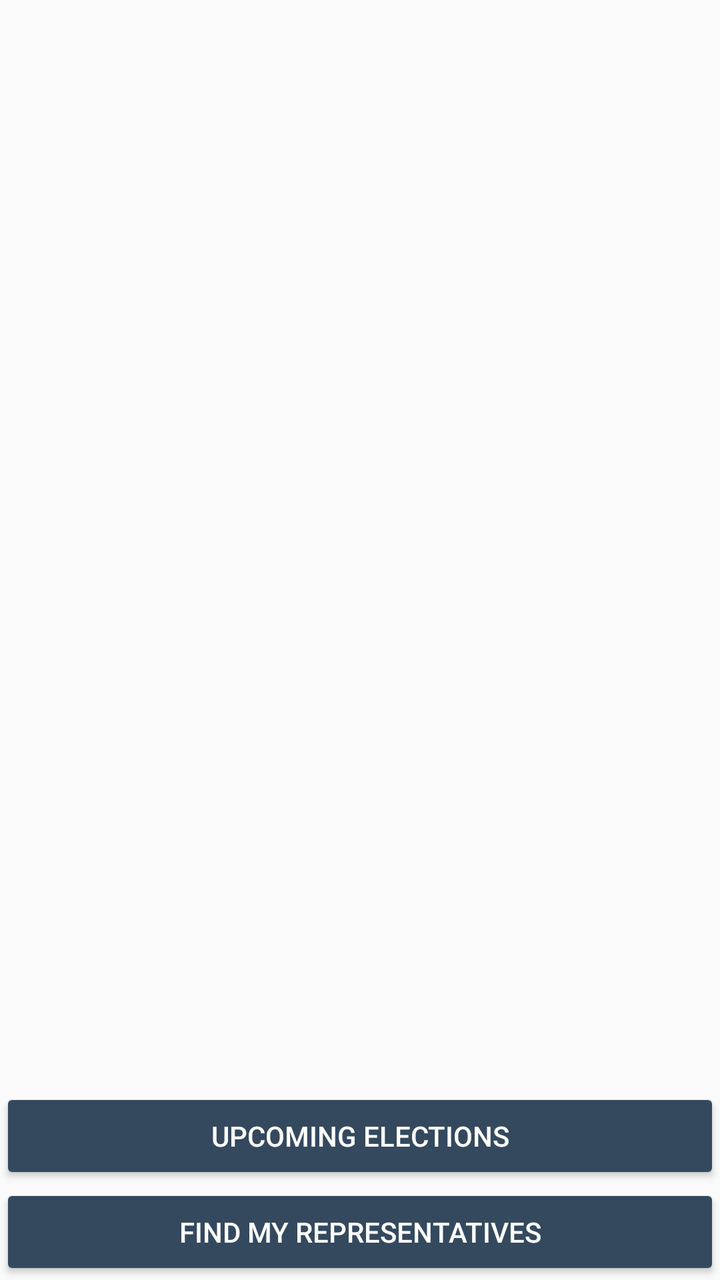
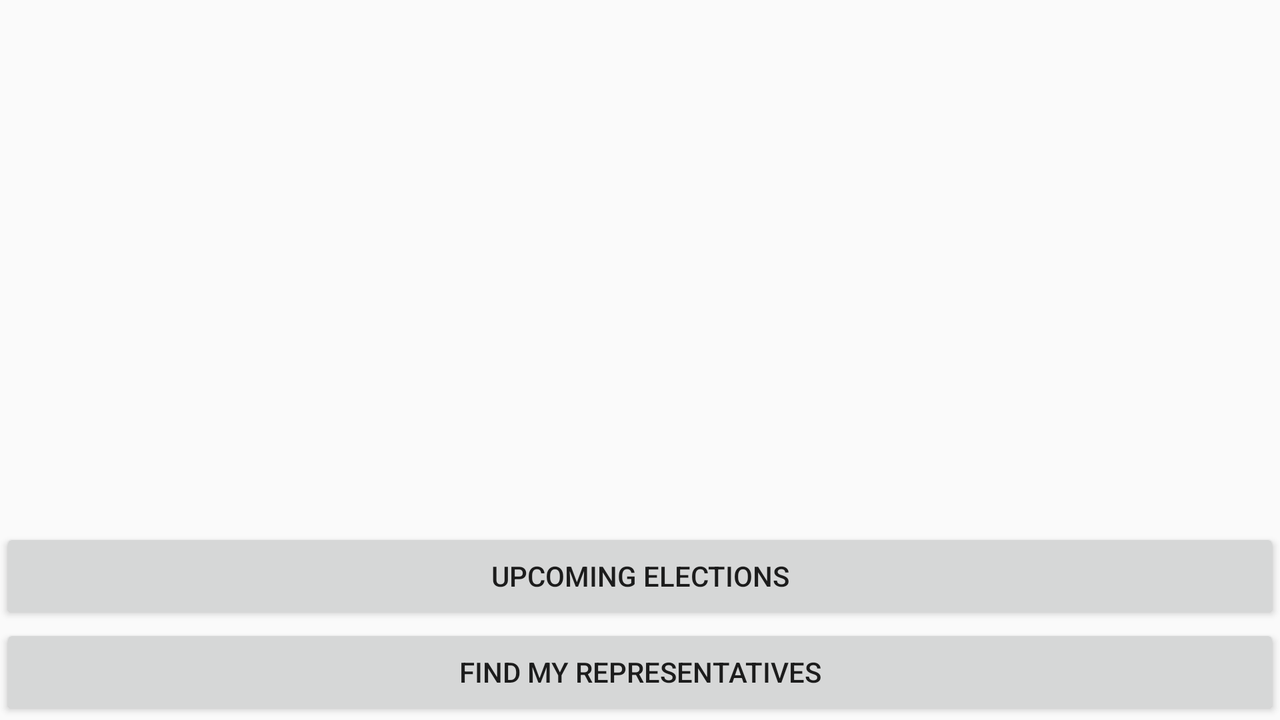

The same Android screen from two of the app's own layout files: first res/layout/ as a phone draws it, then the author's variant for another configuration, drawn on a device whose configuration selects that folder. Both files follow.
<!-- AndroidManifest.xml: application theme AppTheme -->
<!-- res/layout/fragment_launch.xml -->
<?xml version="1.0" encoding="utf-8"?>
<layout xmlns:android="http://schemas.android.com/apk/res/android"
    xmlns:app="http://schemas.android.com/apk/res-auto"
    xmlns:tools="http://schemas.android.com/tools">

    <androidx.constraintlayout.widget.ConstraintLayout
        android:layout_width="match_parent"
        android:layout_height="match_parent"
        tools:context="com.example.android.politicalpreparedness.MainActivity">

        
        <androidx.appcompat.widget.AppCompatImageView
            android:id="@+id/logoImageView"
            android:layout_width="match_parent"
            android:layout_height="wrap_content"
            android:adjustViewBounds="true"
            android:layout_marginTop="@dimen/large_margin"
            android:layout_marginStart="@dimen/large_margin"
            android:layout_marginEnd="@dimen/large_margin"
            app:srcCompat="@drawable/ballot_logo"
            app:layout_constraintBottom_toTopOf="@id/emptyView"
            app:layout_constraintStart_toStartOf="parent"
            app:layout_constraintEnd_toEndOf="parent"
            app:layout_constraintTop_toTopOf="parent"/>

        <FrameLayout
            android:id="@+id/emptyView"
            android:layout_width="match_parent"
            android:layout_height="0dp"
            app:layout_constraintStart_toStartOf="parent"
            app:layout_constraintEnd_toEndOf="parent"
            app:layout_constraintTop_toBottomOf="@id/logoImageView"
            app:layout_constraintBottom_toTopOf="@id/upcomingButton"/>

        
        <androidx.appcompat.widget.AppCompatButton
            android:id="@+id/upcomingButton"
            android:layout_width="match_parent"
            android:layout_height="wrap_content"
            android:textColor="@color/white"
            android:text="@string/label_upcoming_elections"
            app:layout_constraintBottom_toTopOf="@id/representativeButton"
            app:layout_constraintStart_toStartOf="parent"
            app:layout_constraintEnd_toEndOf="parent"
            app:layout_constraintTop_toBottomOf="@id/emptyView"
            android:backgroundTint="@color/colorPrimary"/>

        
        <androidx.appcompat.widget.AppCompatButton
            android:id="@+id/representativeButton"
            android:layout_width="match_parent"
            android:layout_height="wrap_content"
            android:textColor="@color/white"
            android:text="@string/label_find_representatives"
            app:layout_constraintStart_toStartOf="parent"
            app:layout_constraintEnd_toEndOf="parent"
            app:layout_constraintBottom_toBottomOf="parent"
            app:layout_constraintTop_toBottomOf="@id/upcomingButton"
            android:backgroundTint="@color/colorPrimary"/>

    </androidx.constraintlayout.widget.ConstraintLayout>
</layout>
<!-- resources referenced by this layout -->
<resources>
  <color name="colorPrimary">#34495e</color>
  <color name="white">#FFFFFF</color>
  <dimen name="large_margin">64dp</dimen>
  <string name="label_find_representatives">Find my Representatives</string>
  <string name="label_upcoming_elections">Upcoming Elections</string>
  <style name="AppTheme" parent="Theme.AppCompat.Light.DarkActionBar">
          
          <item name="colorPrimary">@color/colorPrimary</item>
          <item name="colorPrimaryDark">@color/colorPrimaryDark</item>
          <item name="colorAccent">@color/colorAccent</item>
      </style>
  <color name="colorPrimaryDark">#1d3747</color>
  <color name="colorAccent">#82d9c8</color>
</resources>
<!-- res/layout-land/fragment_launch.xml (the author's variant of the layout above) -->
<!-- drawn on the phone turned sideways -->
<?xml version="1.0" encoding="utf-8"?>
<layout xmlns:android="http://schemas.android.com/apk/res/android"
    xmlns:app="http://schemas.android.com/apk/res-auto"
    xmlns:tools="http://schemas.android.com/tools">

    <androidx.constraintlayout.widget.ConstraintLayout
        android:layout_width="match_parent"
        android:layout_height="match_parent"
        tools:context="com.example.android.politicalpreparedness.MainActivity">

        
        <androidx.appcompat.widget.AppCompatImageView
            android:id="@+id/logoImageView"
            android:layout_width="wrap_content"
            android:layout_height="0dp"
            android:adjustViewBounds="true"
            android:layout_marginTop="@dimen/large_margin"
            android:layout_marginBottom="@dimen/medium_margin"
            android:layout_marginStart="@dimen/large_margin"
            android:layout_marginEnd="@dimen/large_margin"
            app:srcCompat="@drawable/ballot_logo"
            app:layout_constraintBottom_toTopOf="@id/upcomingButton"
            app:layout_constraintStart_toStartOf="parent"
            app:layout_constraintEnd_toEndOf="parent"
            app:layout_constraintTop_toTopOf="parent"/>

        
        <androidx.appcompat.widget.AppCompatButton
            android:id="@+id/upcomingButton"
            android:layout_width="match_parent"
            android:layout_height="wrap_content"
            android:text="@string/label_upcoming_elections"
            app:layout_constraintBottom_toTopOf="@id/representativeButton"
            app:layout_constraintStart_toStartOf="parent"
            app:layout_constraintEnd_toEndOf="parent"
            app:layout_constraintTop_toBottomOf="@id/logoImageView"
            style="@style/TextAppearance.AppCompat.Button.Primary"/>

        
        <androidx.appcompat.widget.AppCompatButton
            android:id="@+id/representativeButton"
            android:layout_width="match_parent"
            android:layout_height="wrap_content"
            android:text="@string/label_find_representatives"
            app:layout_constraintStart_toStartOf="parent"
            app:layout_constraintEnd_toEndOf="parent"
            app:layout_constraintBottom_toBottomOf="parent"
            app:layout_constraintTop_toBottomOf="@id/upcomingButton"
            style="@style/TextAppearance.AppCompat.Button.Primary"/>

    </androidx.constraintlayout.widget.ConstraintLayout>
</layout>
<!-- resources referenced by the variant -->
<!-- as the phone turned sideways resolves them -->
<resources>
  <dimen name="large_margin">64dp</dimen>
  <dimen name="medium_margin">16dp</dimen>
  <string name="label_find_representatives">Find my Representatives</string>
  <string name="label_upcoming_elections">Upcoming Elections</string>
  <style name="AppTheme" parent="Theme.AppCompat.Light.DarkActionBar">
          
          <item name="colorPrimary">@color/colorPrimary</item>
          <item name="colorPrimaryDark">@color/colorPrimaryDark</item>
          <item name="colorAccent">@color/colorAccent</item>
      </style>
  <color name="colorPrimary">#34495e</color>
  <color name="colorPrimaryDark">#1d3747</color>
  <color name="colorAccent">#82d9c8</color>
</resources>
